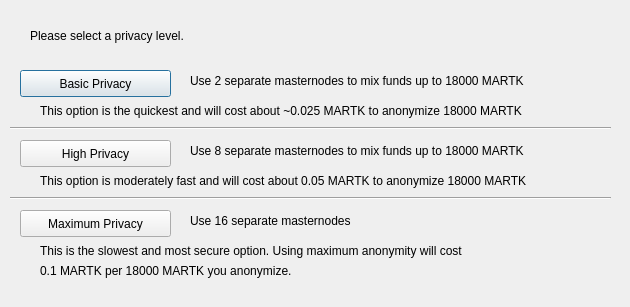
<?xml version="1.0" encoding="UTF-8"?>
<ui version="4.0">
 <class>DarksendConfig</class>
 <widget class="QDialog" name="DarksendConfig">
  <property name="geometry">
   <rect>
    <x>0</x>
    <y>0</y>
    <width>630</width>
    <height>307</height>
   </rect>
  </property>
  <property name="windowTitle">
   <string>Configure PrivateSend</string>
  </property>
  <widget class="QPushButton" name="buttonBasic">
   <property name="geometry">
    <rect>
     <x>20</x>
     <y>70</y>
     <width>151</width>
     <height>27</height>
    </rect>
   </property>
   <property name="text">
    <string>Basic Privacy</string>
   </property>
  </widget>
  <widget class="QPushButton" name="buttonHigh">
   <property name="geometry">
    <rect>
     <x>20</x>
     <y>140</y>
     <width>151</width>
     <height>27</height>
    </rect>
   </property>
   <property name="text">
    <string>High Privacy</string>
   </property>
  </widget>
  <widget class="QPushButton" name="buttonMax">
   <property name="geometry">
    <rect>
     <x>20</x>
     <y>210</y>
     <width>151</width>
     <height>27</height>
    </rect>
   </property>
   <property name="text">
    <string>Maximum Privacy</string>
   </property>
  </widget>
  <widget class="QLabel" name="label">
   <property name="geometry">
    <rect>
     <x>30</x>
     <y>20</y>
     <width>571</width>
     <height>31</height>
    </rect>
   </property>
   <property name="text">
    <string>Please select a privacy level.</string>
   </property>
  </widget>
  <widget class="QLabel" name="label_2">
   <property name="geometry">
    <rect>
     <x>190</x>
     <y>70</y>
     <width>421</width>
     <height>21</height>
    </rect>
   </property>
   <property name="text">
    <string>Use 2 separate masternodes to mix funds up to 18000 MARTK</string>
   </property>
  </widget>
  <widget class="QLabel" name="label_3">
   <property name="geometry">
    <rect>
     <x>190</x>
     <y>140</y>
     <width>411</width>
     <height>21</height>
    </rect>
   </property>
   <property name="text">
    <string>Use 8 separate masternodes to mix funds up to 18000 MARTK</string>
   </property>
  </widget>
  <widget class="QLabel" name="label_4">
   <property name="geometry">
    <rect>
     <x>190</x>
     <y>210</y>
     <width>421</width>
     <height>21</height>
    </rect>
   </property>
   <property name="text">
    <string>Use 16 separate masternodes</string>
   </property>
  </widget>
  <widget class="QLabel" name="label_6">
   <property name="geometry">
    <rect>
     <x>40</x>
     <y>100</y>
     <width>561</width>
     <height>21</height>
    </rect>
   </property>
   <property name="text">
    <string>This option is the quickest and will cost about ~0.025 MARTK to anonymize 18000 MARTK</string>
   </property>
  </widget>
  <widget class="QLabel" name="label_7">
   <property name="geometry">
    <rect>
     <x>40</x>
     <y>170</y>
     <width>561</width>
     <height>21</height>
    </rect>
   </property>
   <property name="text">
    <string>This option is moderately fast and will cost about 0.05 MARTK to anonymize 18000 MARTK</string>
   </property>
  </widget>
  <widget class="QLabel" name="label_8">
   <property name="geometry">
    <rect>
     <x>40</x>
     <y>240</y>
     <width>561</width>
     <height>21</height>
    </rect>
   </property>
   <property name="text">
    <string>This is the slowest and most secure option. Using maximum anonymity will cost</string>
   </property>
  </widget>
  <widget class="QLabel" name="label_9">
   <property name="geometry">
    <rect>
     <x>40</x>
     <y>260</y>
     <width>561</width>
     <height>21</height>
    </rect>
   </property>
   <property name="text">
    <string>0.1 MARTK per 18000 MARTK you anonymize.</string>
   </property>
  </widget>
  <widget class="Line" name="line">
   <property name="geometry">
    <rect>
     <x>10</x>
     <y>120</y>
     <width>601</width>
     <height>16</height>
    </rect>
   </property>
   <property name="orientation">
    <enum>Qt::Horizontal</enum>
   </property>
  </widget>
  <widget class="Line" name="line_2">
   <property name="geometry">
    <rect>
     <x>10</x>
     <y>190</y>
     <width>601</width>
     <height>16</height>
    </rect>
   </property>
   <property name="orientation">
    <enum>Qt::Horizontal</enum>
   </property>
  </widget>
 </widget>
 <resources/>
 <connections/>
</ui>
